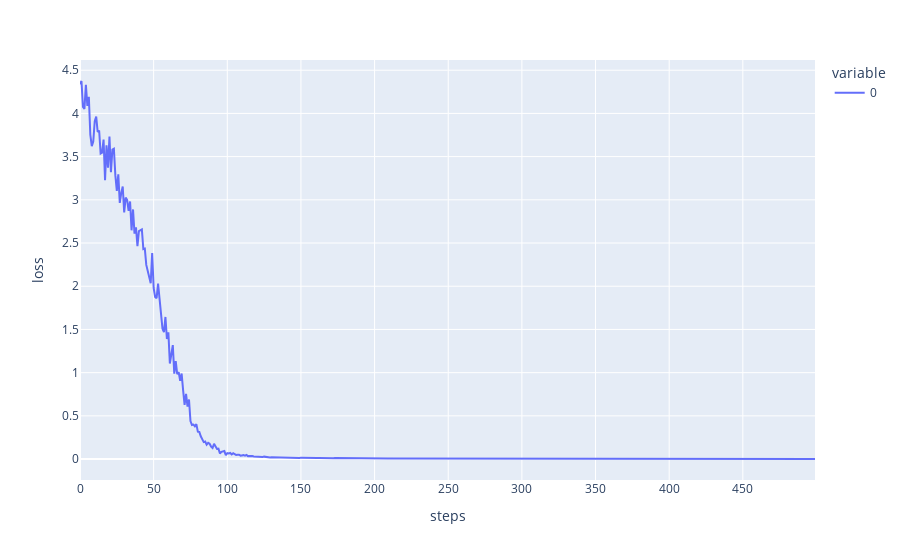

This figure's notebook cell:
### Code cell
import plotly.express as px

px.line(losses, labels={"index": "steps", "value": "loss", "title": "Loss vs steps"})

### Figure 1 — Plotly figure (JSON) as saved in the notebook; plotly's stock layout.template omitted (floating-point values rounded to 4 significant figures; data arrays with more than 128 entries replaced by an {"elided": "..."} marker saying what was removed)
{"data": [{"hovertemplate": "variable=0<br>steps=%{x}<br>loss=%{y}<extra></extra>", "legendgroup": "0", "line": {"color": "#636efa", "dash": "solid"}, "marker": {"symbol": "circle"}, "mode": "lines", "name": "0", "orientation": "v", "showlegend": true, "type": "scatter", "x": {"elided": "500 int values"}, "xaxis": "x", "y": {"elided": "500 float values"}, "yaxis": "y"}], "layout": {"legend": {"title": {"text": "variable"}, "tracegroupgap": 0}, "margin": {"t": 60}, "xaxis": {"anchor": "y", "domain": [0, 1], "title": {"text": "steps"}}, "yaxis": {"anchor": "x", "domain": [0, 1], "title": {"text": "loss"}}}}
